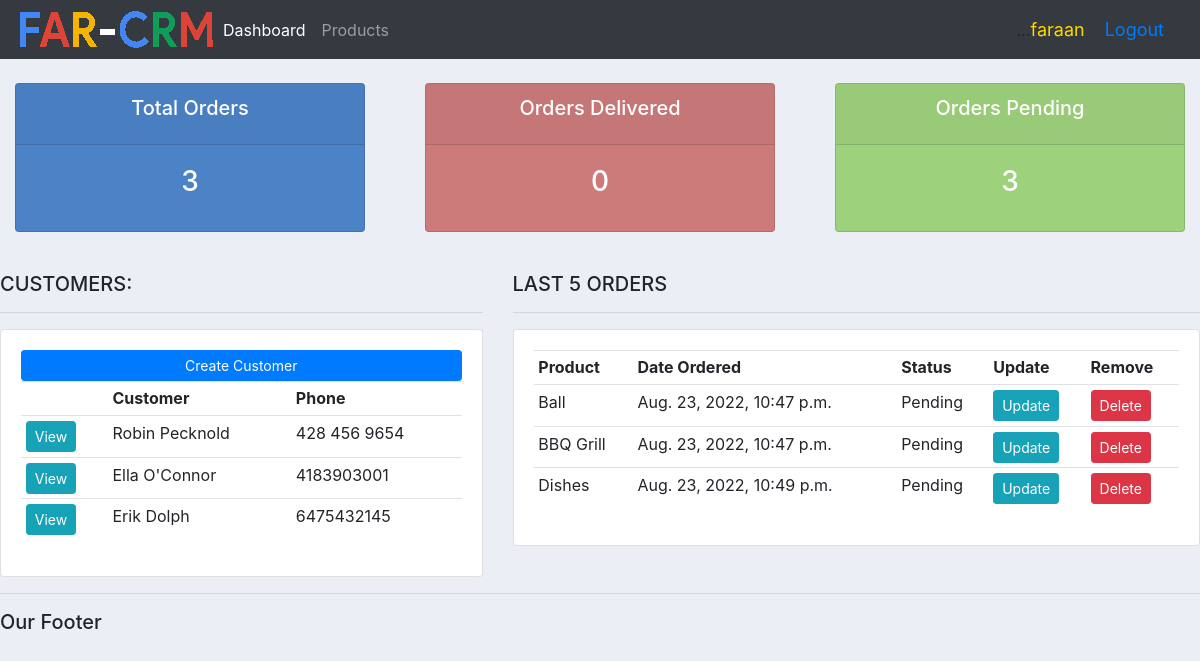
The app's page / (signed in) with its own data.
### accounts/models.py (models this page shows, shortened)
class Customer(models.Model):
    user = models.OneToOneField(
        User, null=True, blank=True, on_delete=models.CASCADE)
    name = models.CharField(max_length=200, null=True)
    phone = models.CharField(max_length=200, null=True)
    email = models.CharField(max_length=200, null=True)
    profile_pic = models.ImageField(
        default="default.png", null=True, blank=True)
    date_created = models.DateTimeField(auto_now_add=True, null=True)

class Order(models.Model):
    STATUS = (
        ('Pending', 'Pending'),
        ('Out for delivery', 'Out for delivery'),
        ('Delivered', 'Delivered'),
        )
    customer = models.ForeignKey(Customer, null=True, on_delete = models.SET_NULL)
    product = models.ForeignKey(Product, null=True, on_delete = models.SET_NULL)
    date_created = models.DateTimeField(auto_now_add=True)
    status = models.CharField(max_length=200, null=True, choices=STATUS)

class Product(models.Model):
    CATEGORY = (
        ('Indoor', 'Indoor'),
        ('Outdoor', 'Outdoor'),
        )
    name = models.CharField(max_length=200, null=True)
    price = models.FloatField(null=True)
    category = models.CharField(max_length=200, null=True, choices=CATEGORY)
    description = models.CharField(max_length=200, null=True, blank=True)
    date_created = models.DateTimeField(auto_now_add=True)
    tags = models.ManyToManyField(Tag)
    def __str__(self):
        return self.name

### accounts/decorators.py (the view)
    def wrapper_function(request, *args, **kwargs):
        group = None
        if request.user.groups.exists():
            group = request.user.groups.all()[0].name
        if group == 'customer':
            return redirect('user-page')
        if group == 'admin':
            return view_func(request, *args, **kwargs)

### accounts/views.py (called while the page is built)
@login_required(login_url='login')
@admin_only
def home(request):
    orders = Order.objects.all()
    customers = Customer.objects.all()
    total_customers = customers.count()
    total_orders = orders.count()
    delivered = orders.filter(status='Delivered').count()
    pending = orders.filter(status='Pending').count()
    context = {'orders':orders, 'customers':customers, 'total_orders':total_orders,
    'delivered':delivered, 'pending':pending}
    return render(request, 'accounts/dashboard.html', context)

### accounts/templates/accounts/dashboard.html
{% extends 'accounts/main.html' %}
{% block content %}
{% include 'accounts/status.html' %}
<br>
<div class="row">
    <div class="col-md-5">
        <h5>CUSTOMERS:</h5>
        <hr/>
        <div class="card card-body">
            <a class="btn btn-primary btn-sm btn-block" href="">Create Customer </a>
            <table class="table table-sm">
                <tr>
                    <th></th>
                    <th>Customer</th>
                    <th>Phone</th>
                </tr>
                {% for customer in customers %}
                <tr>
                    <th><a class="btn btn-sm btn-info" href="{% url 'customer' customer.id %}">View</a></th>
                    <td>{{customer.name}}</td>
                    <td>{{customer.phone}}</td>
                </tr>
                {% endfor %}
            </table>
        </div>
    </div>
    <div class="col-md-7">
        <h5>LAST 5 ORDERS</h5>
        <hr>
        <div class="card card-body">
            <table class="table table-sm">
                <tr>
                    <th>Product</th>
                    <th>Date Ordered</th>
                    <th>Status</th>
                    <th>Update</th>
                    <th>Remove</th>
                </tr>
                {% for order in orders %}
                <tr>
                    <td>{{order.product}}</td>
                    <td>{{order.date_created}}</td>
                    <td>{{order.status}}</td>
                    <td><a class="btn btn-sm btn-info" href="{% url 'update_order' order.id %}">Update</a></td>
                    <td><a class="btn btn-sm btn-danger"  href="{% url 'delete_order' order.id %}">Delete</a></td>
                </tr>
                {% endfor %}
            </table>
        </div>
    </div>
</div>
{% endblock %}

### accounts/templates/accounts/main.html (shortened to what this page needs)
<!DOCTYPE html>
<html>
<head>
    <link rel="stylesheet" href="https://cdn.jsdelivr.net/npm/bootstrap@4.4.1/dist/css/bootstrap.min.css">
    {% load static %}
    <link rel="stylesheet" type="text/css"href="{% static '/css/main.css' %}"/>
</head>
<body>
    {% include 'accounts/navbar.html' %}
    {% block content %}
    {% endblock %}
    <hr>
    <h5>
        Our Footer
    </h5>
</body>
</html>

### accounts/templates/accounts/navbar.html (shortened to what this page needs)
{% load static %}
<nav class="navbar navbar-expand-lg navbar-dark bg-dark">
    <img src="{% static 'images/farcrm.png' %}"/>
    <div class="collapse navbar-collapse" id="navbarSupportedContent">
      <ul class="navbar-nav mr-auto">
        <li class="nav-item active">
          <a class="nav-link" href="{% url 'home' %}">Dashboard <span class="sr-only">(current)</span></a>
        </li>
        <li class="nav-item">
          <a class="nav-link" href="{% url 'products' %}">Products</a>
        </li>
      </ul>
    </div>
    ...
      <span class="user-logout">{{request.user}}</span>
      <span class="user-logout"><a href="{% url 'logout' %}">Logout</a></span>
    </nav>

### accounts/templates/accounts/status.html
<br>
<div class="row">
    <div class="col">
        <div class="col-md">
            <div class="card text-center text-white mb-3" id="total-orders">
                <div class="card-header">
                     <h5 class="card-title">Total Orders</h5>
                    </div>
                    <div class="card-body">
                        <h3 class="card-title">{{total_orders}}</h3>
                    </div>
                </div>
            </div>
        </div>
        <div class="col">
            <div class="col-md">
                <div class="card text-center text-white mb-3" id="orders-delivered">
                    <div class="card-header">
                        <h5 class="card-title">Orders Delivered</h5>
                    </div>
                    <div class="card-body">
                        <h3 class="card-title">{{delivered}}</h3>
                    </div>
                </div>
            </div>
        </div>
        <div class="col">
            <div class="col-md">
                <div class="card text-center text-white mb-3" id="orders-pending">
                    <div class="card-header">
                        <h5 class="card-title">Orders Pending</h5>
                    </div>
                    <div class="card-body">
                        <h3 class="card-title">{{pending}}</h3>
                    </div>
                </div>
            </div>
        </div>
    </div>

### static/css/main.css (style rules this page uses)
body { background-color: #ebeff5; }
#total-orders { background-color: #4c83c7; }
#orders-delivered { background-color: #cc7a7a; }
#orders-pending { background-color: #9dd17c; }

### accounts/templates/accounts/navbar.html (style rules this page uses)
a:link { text-decoration: none; }
.user-logout { font-size: 18px; color:gold; margin-right: 20px; }

### records on screen
Customer: name "Robin Pecknold", phone "428 456 9654"
Customer: name "Ella O'Connor", phone "4183903001"
Customer: name "Erik Dolph", phone "6475432145"
Order: product "Ball", date_created "Aug. 23, 2022, 10:47 p.m.", status "Pending"
Order: product "BBQ Grill", date_created "Aug. 23, 2022, 10:47 p.m.", status "Pending"
Order: product "Dishes", date_created "Aug. 23, 2022, 10:49 p.m.", status "Pending"

### other values on screen
{{ request.user }} "faraan"
{{ total_orders }} "3"
{{ delivered }} "0"
{{ pending }} "3"
